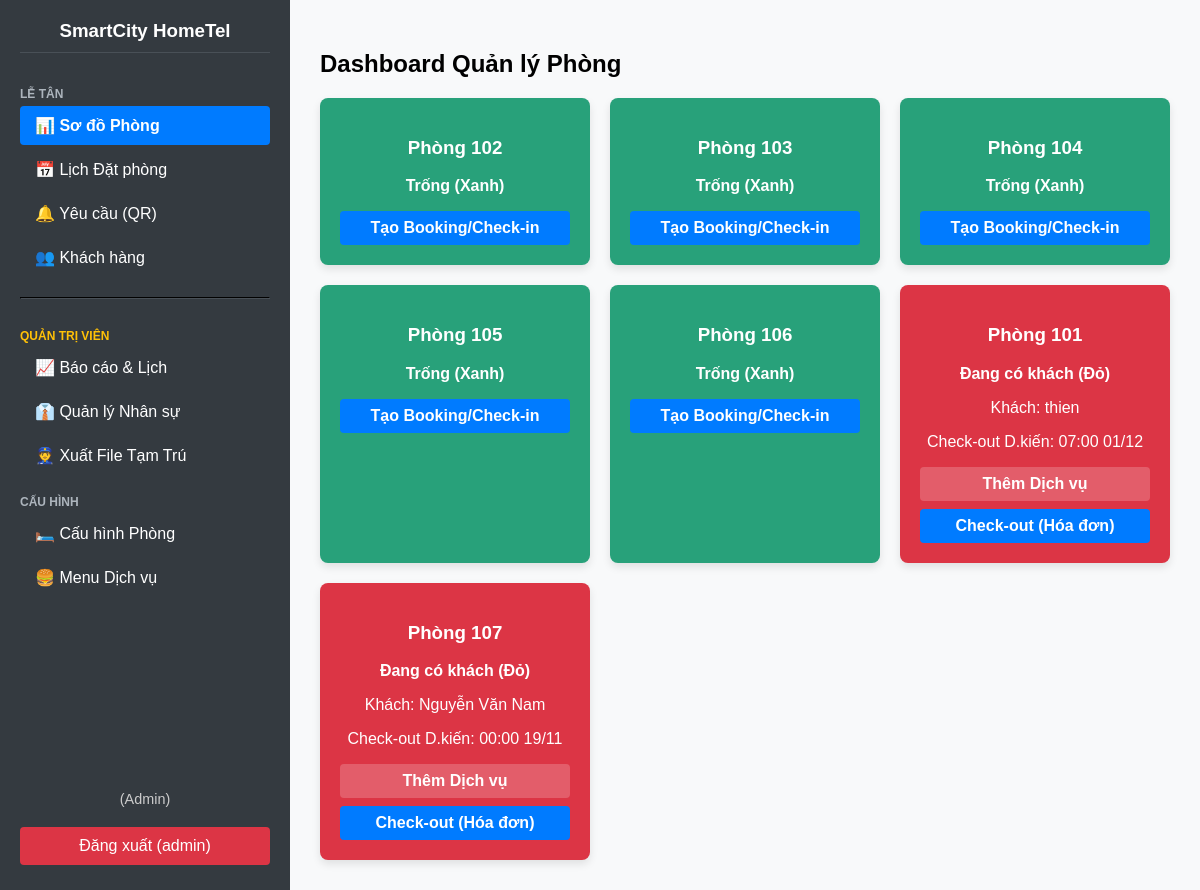
The app's page / (signed in), older data.
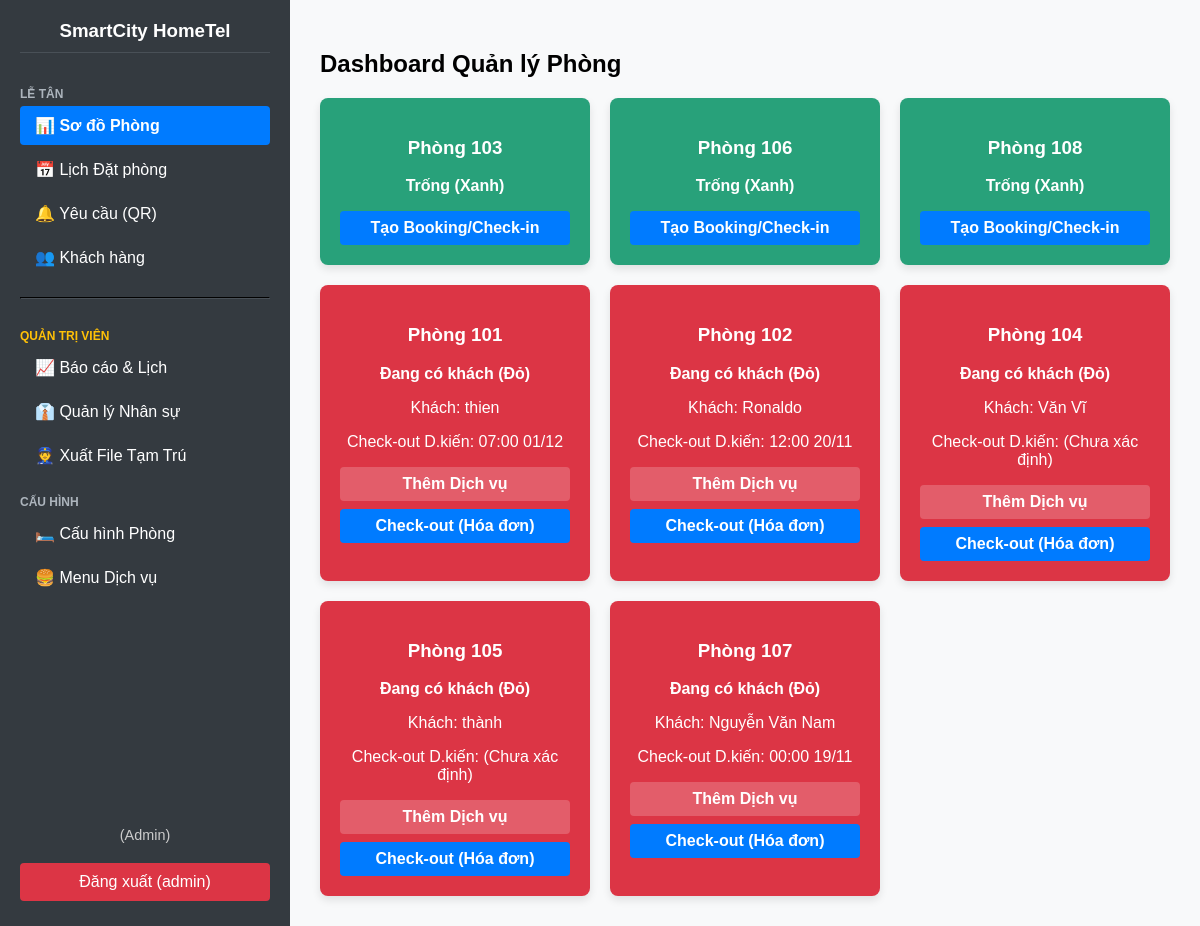
The same page, newer data.
### pms/models.py (models this page shows, shortened)
class Room(models.Model):
    hotel = models.ForeignKey(Hotel, on_delete=models.CASCADE, verbose_name="Khách sạn")
    room_number = models.CharField(max_length=10, unique=True, verbose_name="Số Phòng")
    room_type = models.CharField(max_length=50, verbose_name="Loại Phòng")
    price_per_night = models.DecimalField(max_digits=10, decimal_places=0, default=500000, verbose_name="Giá/Đêm")
    STATUS_CHOICES = [
        ('Vacant', 'Trống (Xanh)'),
        ('Dirty', 'Cần dọn (Xám)'),
        ('Occupied', 'Đang có khách (Đỏ)'),
        ('Booked', 'Đã đặt (Vàng)'),
    ]
    status = models.CharField(max_length=20, choices=STATUS_CHOICES, default='Vacant', verbose_name="Trạng thái")
    class Meta:
        verbose_name = "2. Phòng"
        verbose_name_plural = "2. Quản lý Phòng"
        ordering = ['room_number']

class Guest(models.Model):
    full_name = models.CharField(max_length=255, verbose_name="Họ và Tên")
    dob = models.DateField(null=True, blank=True, verbose_name="Ngày sinh")
    ID_TYPE_CHOICES = [
        ('CCCD', 'Căn cước Công dân'),
        ('CMND', 'Chứng minh Nhân dân'),
        ('PP', 'Hộ chiếu (Passport)'),
        ('OTHER', 'Khác')
    ]
    id_type = models.CharField(max_length=10, choices=ID_TYPE_CHOICES, default='CCCD', verbose_name="Loại giấy tờ")
    id_number = models.CharField(max_length=50, unique=True, verbose_name="Mã số giấy tờ")
    license_plate = models.CharField(max_length=20, null=True, blank=True, verbose_name="Biển số xe")
    address = models.CharField(max_length=500, verbose_name="Địa chỉ thường trú")
    phone = models.CharField(max_length=20, null=True, blank=True, verbose_name="Số điện thoại")
    photo = models.ImageField(upload_to='guest_ids/', null=True, blank=True, verbose_name="Ảnh giấy tờ")
    created_at = models.DateTimeField(auto_now_add=True)
    class Meta:
        verbose_name = "3. Khách hàng"
        verbose_name_plural = "3. Quản lý Khách hàng"

class Reservation(models.Model):
    room = models.ForeignKey(Room, on_delete=models.CASCADE, verbose_name="Phòng")
    guest = models.ForeignKey(Guest, on_delete=models.CASCADE, verbose_name="Khách hàng")
    check_in_date = models.DateTimeField(verbose_name="Thời gian Check-in")
    check_out_date = models.DateTimeField(null=True, blank=True, verbose_name="Thời gian Check-out dự kiến")
    STATUS_CHOICES = [
        ('Confirmed', 'Đã xác nhận (Booking)'),
        ('Occupied', 'Đang cư trú'),
        ('Completed', 'Đã hoàn tất'),
        ('Cancelled', 'Đã hủy'),
    ]
    status = models.CharField(max_length=20, choices=STATUS_CHOICES, default='Confirmed', verbose_name="Trạng thái đặt phòng")
    note = models.TextField(blank=True, verbose_name="Ghi chú")
    created_at = models.DateTimeField(auto_now_add=True)
    class Meta:
        verbose_name = "4. Đặt phòng"
        verbose_name_plural = "4. Quản lý Đặt phòng"
        ordering = ['check_in_date']

### pms/views.py (the view)
# urls.py: path('', views.dashboard, name='dashboard'),
@login_required
def dashboard(request):
    rooms = Room.objects.all().order_by('room_number')
    active_reservations = Reservation.objects.filter(
        status__in=['Confirmed', 'Occupied']
    ).select_related('guest')
    room_data = []
    CHECKIN_ALERT_WINDOW = timezone.timedelta(minutes=30)
    for room in rooms:
        current_res = active_reservations.filter(room=room).first()
        is_alerting = False
        if current_res:
            data = {
                'room': room,
                'reservation': current_res,
                'guest_name': current_res.guest.full_name,
                'is_alerting': False,
            }
            if current_res.status == 'Confirmed':
                room.status = 'Booked'
                time_until_checkin = current_res.check_in_date - timezone.now()
                if time_until_checkin < CHECKIN_ALERT_WINDOW and time_until_checkin > timezone.timedelta(0):
                    data['is_alerting'] = True
            elif current_res.status == 'Occupied':
                room.status = 'Occupied'
        else:
            room.status = 'Vacant'
            data = {'room': room, 'reservation': None, 'is_alerting': False}
        room_data.append(data)
    def sort_key(item):
        status = item['room'].status
        is_alerting = item['is_alerting']
        if status == 'Vacant': return 1
        if status == 'Booked':
            if is_alerting: return 2
            return 3
        if status == 'Occupied': return 4
        if status == 'Dirty': return 5
        return 6
    room_data.sort(key=sort_key)
    context = {
        'page_title': "Dashboard Quản lý Phòng",
        'room_data': room_data,
        'now': timezone.now()
    }
    return render(request, 'pms/dashboard.html', context)

### pms/templates/pms/dashboard.html (shortened to what this page needs)
{% extends 'pms/base.html' %}
{% block content %}
  <h2>{{ page_title }}</h2>
  <div class="room-grid">
    {% for data in room_data %}
    <div class="room-card status-{{ data.room.status }} {% if data.is_alerting %}alerting{% endif %}">
        <h3>Phòng {{ data.room.room_number }}</h3>
        <p style="font-weight: bold;">{{ data.room.get_status_display }}</p>
        {% if data.reservation %}
            <p>Khách: {{ data.guest_name }}</p>
            {% if data.room.status == 'Booked' %}
                <p>Check-in: {{ data.reservation.check_in_date|date:"H:i d/m" }}</p>
                {% if data.is_alerting %}
                    <p style="font-weight: bold;">(SẮP CHECK-IN)</p>
                {% endif %}
            {% elif data.room.status == 'Occupied' %}
                <p>Check-out D.kiến:
                    {% if data.reservation.check_out_date %}
                        {{ data.reservation.check_out_date|date:"H:i d/m" }}
                    {% else %}
                        (Chưa xác định)
                    {% endif %}
                </p>
            {% endif %}
        {% endif %}
        <div class="card-actions">
            {% if data.room.status == 'Vacant' or data.room.status == 'Dirty' %}
                <a href="{% url 'create-booking' data.room.id %}" class="quick-action-button">Tạo Booking/Check-in</a>
            {% elif data.room.status == 'Booked' %}
                <a href="{% url 'perform-check-in' data.reservation.id %}" class="quick-action-button">Check-in</a>
                <a href="#">Hủy Booking</a>
            {% elif data.room.status == 'Occupied' %}
                <a href="{% url 'manage-room-services' data.reservation.id %}">Thêm Dịch vụ</a>
                <a href="{% url 'billing-details' data.reservation.id %}" class="quick-action-button">Check-out (Hóa đơn)</a>
            {% endif %}
        </div>
    </div>
    {% endfor %}
  </div>
{% endblock %}

### pms/templates/pms/base.html (shortened to what this page needs)
<!DOCTYPE html>
<html lang="vi">
  <head>
  </head>
  <body>
    <div class="sidebar">
        <h3 style="text-align: center;">SmartCity HomeTel</h3>
        <div class="menu-label">Lễ tân</div>
        <a href="{% url 'dashboard' %}" class="{% if request.resolver_match.url_name == 'dashboard' %}active{% endif %}">
            📊 Sơ đồ Phòng
        </a>
        <a href="{% url 'reservation-calendar' %}" class="{% if request.resolver_match.url_name == 'reservation-calendar' %}active{% endif %}">
            📅 Lịch Đặt phòng
        </a>
        <a href="{% url 'manage-requests' %}" class="{% if request.resolver_match.url_name == 'manage-requests' %}active{% endif %}">
            🔔 Yêu cầu (QR)
        </a>
        <a href="{% url 'manage-guests' %}" class="{% if request.resolver_match.url_name == 'manage-guests' %}active{% endif %}">
            👥 Khách hàng
        </a>
        {% if user.is_superuser %}
            <hr style="border-color: #495057; margin: 15px 0;">
            <div class="menu-label" style="color: #ffc107;">Quản trị viên</div>
            <a href="{% url 'management-dashboard' %}" class="{% if request.resolver_match.url_name == 'management-dashboard' %}active{% endif %}">
                📈 Báo cáo & Lịch
            </a>
            <a href="{% url 'manage-staff' %}" class="{% if request.resolver_match.url_name == 'manage-staff' %}active{% endif %}">
                👔 Quản lý Nhân sự
            </a>
            <a href="{% url 'export-registry' %}" class="{% if request.resolver_match.url_name == 'export-registry' %}active{% endif %}">
                👮 Xuất File Tạm Trú
            </a>
            <div class="menu-label">Cấu hình</div>
            <a href="{% url 'manage-rooms' %}" class="{% if request.resolver_match.url_name == 'manage-rooms' %}active{% endif %}">
                🛏️ Cấu hình Phòng
            </a>
            <a href="{% url 'manage-service-inventory' %}" class="{% if request.resolver_match.url_name == 'manage-service-inventory' %}active{% endif %}">
                🍔 Menu Dịch vụ
            </a>
        {% endif %}
        <div style="margin-top: auto;">
            <div style="text-align: center; font-size: 0.9em; color: #ccc; margin-bottom: 5px;">
                {% if user.is_superuser %} (Admin) {% else %} (Nhân viên) {% endif %}
            </div>
            <a href="{% url 'logout' %}" class="logout-link">Đăng xuất ({{ user.username }})</a>
        </div>
    </div>
    <div class="content">
        {% block content %}
        {% endblock %}
    </div>
  </body>
</html>

Row changes from the older to the newer data that the page shows:
changed Room (number 1 of 8 on the later page): moves up the list
shown differently, row unchanged: Room (number 2 of 8 on the later page): moves up the list
added Room: room.room_number "108", room.status "Trống (Xanh)", shows "Tạo Booking/Check-in"
shown differently, row unchanged: Room "thien": moves up the list
changed Room: room.status "Trống (Xanh)" → "Đang có khách (Đỏ)"; guest_name (not shown) → "Ronaldo"; reservation.check_out_date (not shown) → "12:00 20/11"; status "Tạo Booking/Check-in" → "Khách: Check-out D.kiến: Thêm Dịch vụ Check-out (Hóa đơn)"
changed Room: room.status "Trống (Xanh)" → "Đang có khách (Đỏ)"; guest_name (not shown) → "Văn Vĩ"; status "Tạo Booking/Check-in" → "Khách: Check-out D.kiến: (Chưa xác định) Thêm Dịch vụ Check-out (Hóa đơn)"
changed Room: room.status "Trống (Xanh)" → "Đang có khách (Đỏ)"; guest_name (not shown) → "thành"; status "Tạo Booking/Check-in" → "Khách: Check-out D.kiến: (Chưa xác định) Thêm Dịch vụ Check-out (Hóa đơn)"
